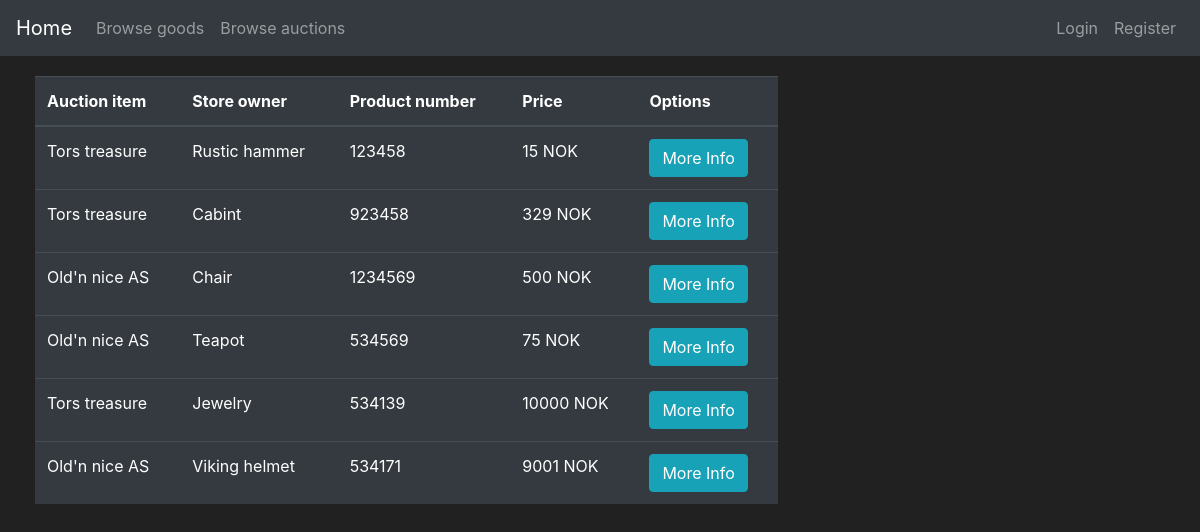
The page /auction on the database its author committed.
### app_flask/models.py (models this page shows, shortened)
class Goods(db.Model):
    id = db.Column(db.Integer, primary_key=True)
    name = db.Column(db.String(30), nullable=False)
    description = db.Column(db.String(70), unique=False, nullable=False)
    price = db.Column(db.Integer, unique=False, nullable=False)
    product_number = db.Column(db.String(length=6), nullable=False, unique=True)
    goods_type = db.Column(db.Boolean(), nullable=False, default=False)
    date_created = db.Column(db.DateTime(), default=datetime.utcnow)
    user_owner = db.Column(db.Integer(), db.ForeignKey('user.id'))
    store_owner = db.Column(db.Integer(), db.ForeignKey('store.id'))

class Store(db.Model):
    id = db.Column(db.Integer(), primary_key=True)
    store_name = db.Column(db.String(length=30), nullable=False, unique=True)
    street_address = db.Column(db.String(length=40), nullable=False)
    street_number = db.Column(db.Integer(), nullable=False)
    postal_code = db.Column(db.Integer(), nullable=False)
    province = db.Column(db.String(length=50), nullable=False)
    store_email = db.Column(db.String(length=50), nullable=False, unique=True)
    store_phone = db.Column(db.Integer(), nullable=False)
    date_created = db.Column(db.DateTime(), default=datetime.utcnow)
    user_owner = db.Column(db.Integer(), db.ForeignKey('user.id'))
    goods = db.relationship('Goods', backref='owned_store', lazy=True)

### app_flask/main/routes.py (the view, shortened to what this page needs)
@bp.route("/auction", methods=["POST", "GET"])
def auction_page():
    auction_form = AuctionGoodsForm()
    accept_form = AcceptAuctionForm()
    if auction_form.errors != {}:  # This happens if the users do somthing wrong when bidding on product
        for err_message in auction_form.errors.values():
            flash(f"Error bidding on product: {err_message}")
    if request.method == "GET":
        items = db.session.query(Goods, Store).filter(and_(Store.id == Goods.store_owner, Goods.goods_type == 1)).all()
        try:
            current_user_id = current_user.id
            bidding_items = show_current_highest_bidding_offer_in_store(current_user_id)
            print(isinstance(bidding_items, Bidding))
        except AttributeError:
            bidding_items = []
        return render_template("auction.html", items=items, auction_form=auction_form, bidding_items=bidding_items,
                               accept_form=accept_form)

### app_flask/templates/auction.html (shortened to what this page needs)
{% extends 'base.html' %}
{% block content %}
<div class="row" style="margin:20px; margin-left:20px">
    <div class="col-8">
        <table class="table table-hover table-dark">
            <thead>
                <tr>
                    <th scope="col">Auction item</th>
                    <th scope="col">Store owner</th>
                    <th scope="col">Product number</th>
                    <th scope="col">Price</th>
                    <th scope="col">Options</th>
                </tr>
            </thead>
            <tbody>
                {% for item, store in items %}
                <tr>
                    <td>{{store.store_name}}</td>
                    <td>{{item.name}}</td>
                    <td>{{item.product_number}}</td>
                    <td>{{item.price}} NOK</td>
                    {% if store.user_owner==current_user.id %}
                    <td><button class="btn btn-outline btn-info" data-toggle="modal" data-target="#Modal-MoreInfo-{{ item.id }}">More Info</button></td>
                    {% elif current_user.is_authenticated %}
                    <td><button class="btn btn-outline btn-info" data-toggle="modal" data-target="#Modal-MoreInfo-{{ item.id }}">More Info</button></td>
                    <td><button class="btn btn-outline btn-primary" data-toggle="modal" data-target="#Modal-AuctionConfirm-{{ item.id }}">Bid on auction</button></td>
                    {% else %}
                    <td><button class="btn btn-outline btn-info" data-toggle="modal" data-target="#Modal-MoreInfo-{{ item.id }}">More Info</button></td>
                    {% endif %}
                </tr>
                {% endfor %}
            </tbody>
        </table>
    </div>
</div>
{% endblock %}

### app_flask/templates/base.html (style rules this page uses)
body { color: white; background-color: #212121; }

### rows shown on the page
Goods: store_name "Tors treasure", name "Rustic hammer", product_number "123458", price "15"
Goods: store_name "Tors treasure", name "Cabint", product_number "923458", price "329"
Goods: store_name "Old'n nice AS", name "Chair", product_number "1234569", price "500"
Goods: store_name "Old'n nice AS", name "Teapot", product_number "534569", price "75"
Goods: store_name "Tors treasure", name "Jewelry", product_number "534139", price "10000"
Goods: store_name "Old'n nice AS", name "Viking helmet", product_number "534171", price "9001"
